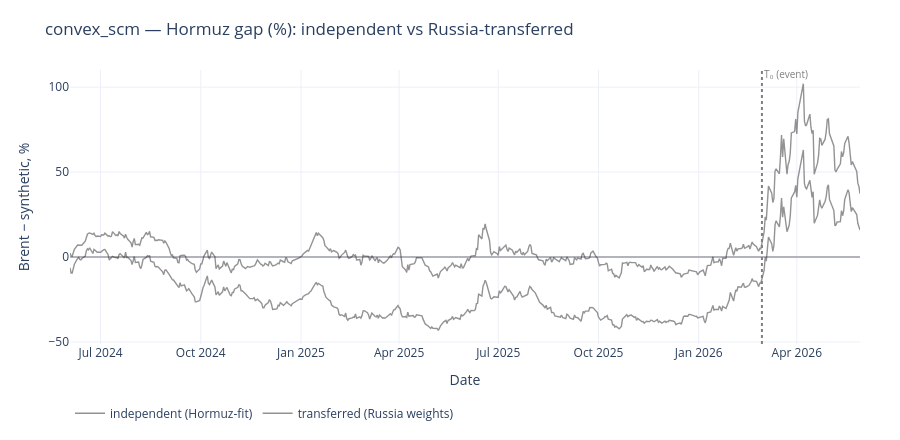
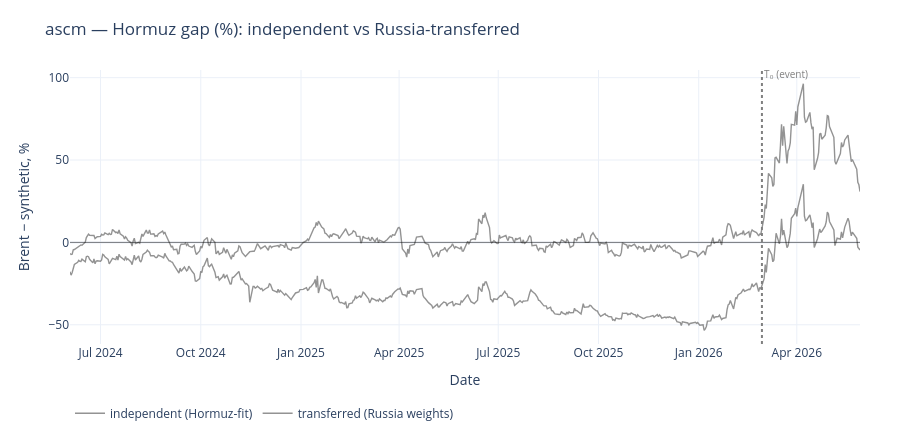
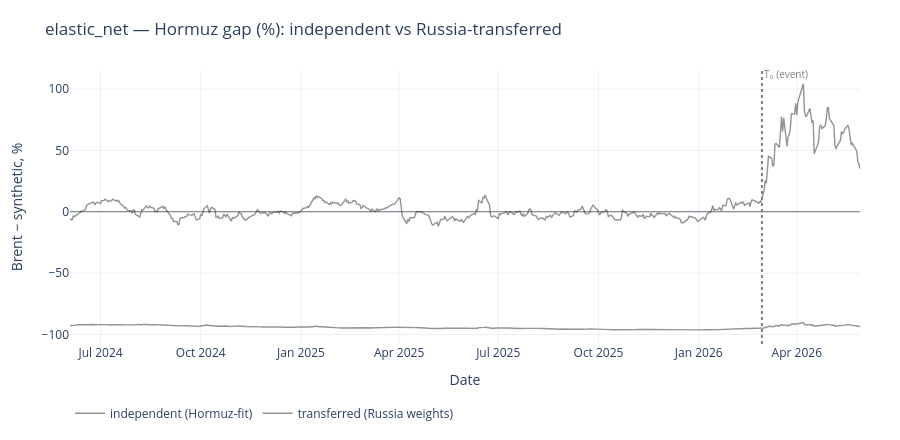
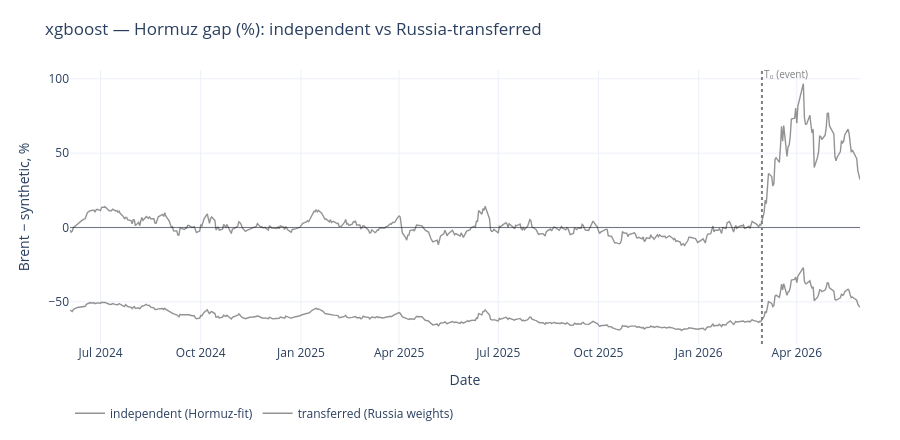

The notebook cell these images were saved under, in order:
### Code cell
for model, pair in transfer_fits.items():
    fig = plot_ensemble_gaps({'independent (Hormuz-fit)': pair['independent'],
                               'transferred (Russia weights)': pair['transferred']},
                             title=f'{model} — Hormuz gap (%): independent vs Russia-transferred')
    fig.show()

### Figure 1 — Plotly figure (JSON) as saved in the notebook; plotly's stock layout.template omitted (floating-point values rounded to 4 significant figures; data arrays with more than 128 entries replaced by an {"elided": "..."} marker saying what was removed)
{"data": [{"line": {"color": "grey", "width": 1.4}, "mode": "lines", "name": "independent (Hormuz-fit)", "opacity": 0.85, "type": "scatter", "x": {"elided": "504 str values"}, "y": {"elided": "504 float values"}}, {"line": {"color": "grey", "width": 1.4}, "mode": "lines", "name": "transferred (Russia weights)", "opacity": 0.85, "type": "scatter", "x": {"elided": "504 str values"}, "y": {"elided": "504 float values"}}], "layout": {"annotations": [{"font": {"color": "grey", "size": 10}, "showarrow": false, "text": "T₀ (event)", "x": "2026-02-28T00:00:00", "xanchor": "left", "y": 1.02, "yref": "paper"}], "height": 440, "hovermode": "x unified", "legend": {"orientation": "h", "x": 0, "xanchor": "left", "y": -0.2, "yanchor": "top"}, "margin": {"b": 80, "l": 70, "r": 40, "t": 70}, "shapes": [{"line": {"color": "black", "width": 0.5}, "type": "line", "x0": 0, "x1": 1, "xref": "x domain", "y0": 0, "y1": 0, "yref": "y"}, {"line": {"color": "grey", "dash": "dot"}, "type": "line", "x0": "2026-02-28T00:00:00", "x1": "2026-02-28T00:00:00", "xref": "x", "y0": 0, "y1": 1, "yref": "y domain"}], "title": {"text": "convex_scm — Hormuz gap (%): independent vs Russia-transferred"}, "xaxis": {"title": {"text": "Date"}}, "yaxis": {"title": {"text": "Brent − synthetic, %"}}}}

### Figure 2 — Plotly figure (JSON) as saved in the notebook; plotly's stock layout.template omitted (floating-point values rounded to 4 significant figures; data arrays with more than 128 entries replaced by an {"elided": "..."} marker saying what was removed)
{"data": [{"line": {"color": "grey", "width": 1.4}, "mode": "lines", "name": "independent (Hormuz-fit)", "opacity": 0.85, "type": "scatter", "x": {"elided": "504 str values"}, "y": {"elided": "504 float values"}}, {"line": {"color": "grey", "width": 1.4}, "mode": "lines", "name": "transferred (Russia weights)", "opacity": 0.85, "type": "scatter", "x": {"elided": "504 str values"}, "y": {"elided": "504 float values"}}], "layout": {"annotations": [{"font": {"color": "grey", "size": 10}, "showarrow": false, "text": "T₀ (event)", "x": "2026-02-28T00:00:00", "xanchor": "left", "y": 1.02, "yref": "paper"}], "height": 440, "hovermode": "x unified", "legend": {"orientation": "h", "x": 0, "xanchor": "left", "y": -0.2, "yanchor": "top"}, "margin": {"b": 80, "l": 70, "r": 40, "t": 70}, "shapes": [{"line": {"color": "black", "width": 0.5}, "type": "line", "x0": 0, "x1": 1, "xref": "x domain", "y0": 0, "y1": 0, "yref": "y"}, {"line": {"color": "grey", "dash": "dot"}, "type": "line", "x0": "2026-02-28T00:00:00", "x1": "2026-02-28T00:00:00", "xref": "x", "y0": 0, "y1": 1, "yref": "y domain"}], "title": {"text": "ascm — Hormuz gap (%): independent vs Russia-transferred"}, "xaxis": {"title": {"text": "Date"}}, "yaxis": {"title": {"text": "Brent − synthetic, %"}}}}

### Figure 3 — Plotly figure (JSON) as saved in the notebook; plotly's stock layout.template omitted (floating-point values rounded to 4 significant figures; data arrays with more than 128 entries replaced by an {"elided": "..."} marker saying what was removed)
{"data": [{"line": {"color": "grey", "width": 1.4}, "mode": "lines", "name": "independent (Hormuz-fit)", "opacity": 0.85, "type": "scatter", "x": {"elided": "504 str values"}, "y": {"elided": "504 float values"}}, {"line": {"color": "grey", "width": 1.4}, "mode": "lines", "name": "transferred (Russia weights)", "opacity": 0.85, "type": "scatter", "x": {"elided": "504 str values"}, "y": {"elided": "504 float values"}}], "layout": {"annotations": [{"font": {"color": "grey", "size": 10}, "showarrow": false, "text": "T₀ (event)", "x": "2026-02-28T00:00:00", "xanchor": "left", "y": 1.02, "yref": "paper"}], "height": 440, "hovermode": "x unified", "legend": {"orientation": "h", "x": 0, "xanchor": "left", "y": -0.2, "yanchor": "top"}, "margin": {"b": 80, "l": 70, "r": 40, "t": 70}, "shapes": [{"line": {"color": "black", "width": 0.5}, "type": "line", "x0": 0, "x1": 1, "xref": "x domain", "y0": 0, "y1": 0, "yref": "y"}, {"line": {"color": "grey", "dash": "dot"}, "type": "line", "x0": "2026-02-28T00:00:00", "x1": "2026-02-28T00:00:00", "xref": "x", "y0": 0, "y1": 1, "yref": "y domain"}], "title": {"text": "elastic_net — Hormuz gap (%): independent vs Russia-transferred"}, "xaxis": {"title": {"text": "Date"}}, "yaxis": {"title": {"text": "Brent − synthetic, %"}}}}

### Figure 4 — Plotly figure (JSON) as saved in the notebook; plotly's stock layout.template omitted (floating-point values rounded to 4 significant figures; data arrays with more than 128 entries replaced by an {"elided": "..."} marker saying what was removed)
{"data": [{"line": {"color": "grey", "width": 1.4}, "mode": "lines", "name": "independent (Hormuz-fit)", "opacity": 0.85, "type": "scatter", "x": {"elided": "504 str values"}, "y": {"elided": "504 float values"}}, {"line": {"color": "grey", "width": 1.4}, "mode": "lines", "name": "transferred (Russia weights)", "opacity": 0.85, "type": "scatter", "x": {"elided": "504 str values"}, "y": {"elided": "504 float values"}}], "layout": {"annotations": [{"font": {"color": "grey", "size": 10}, "showarrow": false, "text": "T₀ (event)", "x": "2026-02-28T00:00:00", "xanchor": "left", "y": 1.02, "yref": "paper"}], "height": 440, "hovermode": "x unified", "legend": {"orientation": "h", "x": 0, "xanchor": "left", "y": -0.2, "yanchor": "top"}, "margin": {"b": 80, "l": 70, "r": 40, "t": 70}, "shapes": [{"line": {"color": "black", "width": 0.5}, "type": "line", "x0": 0, "x1": 1, "xref": "x domain", "y0": 0, "y1": 0, "yref": "y"}, {"line": {"color": "grey", "dash": "dot"}, "type": "line", "x0": "2026-02-28T00:00:00", "x1": "2026-02-28T00:00:00", "xref": "x", "y0": 0, "y1": 1, "yref": "y domain"}], "title": {"text": "xgboost — Hormuz gap (%): independent vs Russia-transferred"}, "xaxis": {"title": {"text": "Date"}}, "yaxis": {"title": {"text": "Brent − synthetic, %"}}}}
